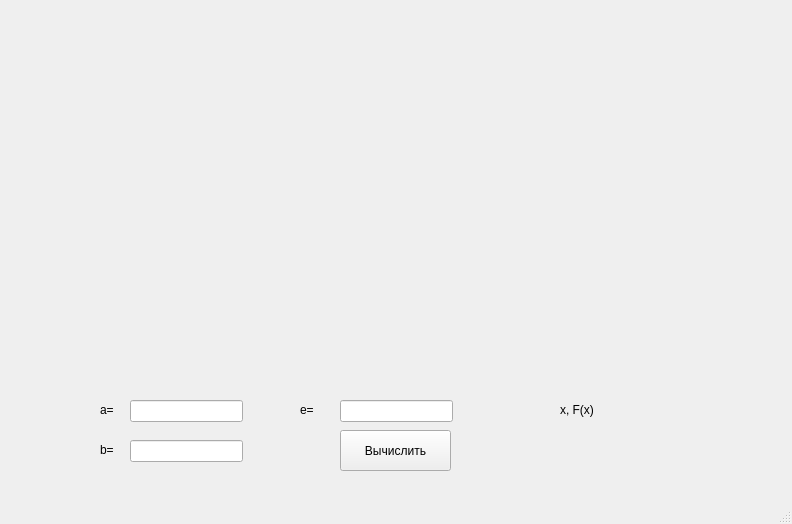
<?xml version="1.0" encoding="UTF-8"?>
<ui version="4.0">
 <class>MainWindow</class>
 <widget class="QMainWindow" name="MainWindow">
  <property name="geometry">
   <rect>
    <x>0</x>
    <y>0</y>
    <width>792</width>
    <height>524</height>
   </rect>
  </property>
  <property name="windowTitle">
   <string>MainWindow</string>
  </property>
  <widget class="QWidget" name="centralwidget">
   <widget class="QChartView" name="vchrt" native="true">
    <property name="geometry">
     <rect>
      <x>80</x>
      <y>20</y>
      <width>611</width>
      <height>371</height>
     </rect>
    </property>
   </widget>
   <widget class="QPushButton" name="pushButton">
    <property name="geometry">
     <rect>
      <x>340</x>
      <y>430</y>
      <width>111</width>
      <height>41</height>
     </rect>
    </property>
    <property name="text">
     <string>Вычислить</string>
    </property>
   </widget>
   <widget class="QLineEdit" name="lineEdit">
    <property name="geometry">
     <rect>
      <x>130</x>
      <y>400</y>
      <width>113</width>
      <height>22</height>
     </rect>
    </property>
   </widget>
   <widget class="QLabel" name="label_2">
    <property name="geometry">
     <rect>
      <x>300</x>
      <y>400</y>
      <width>21</width>
      <height>20</height>
     </rect>
    </property>
    <property name="text">
     <string>e=</string>
    </property>
   </widget>
   <widget class="QLineEdit" name="lineEdit_2">
    <property name="geometry">
     <rect>
      <x>130</x>
      <y>440</y>
      <width>113</width>
      <height>22</height>
     </rect>
    </property>
   </widget>
   <widget class="QLineEdit" name="lineEdit_3">
    <property name="geometry">
     <rect>
      <x>340</x>
      <y>400</y>
      <width>113</width>
      <height>22</height>
     </rect>
    </property>
   </widget>
   <widget class="QLabel" name="label_3">
    <property name="geometry">
     <rect>
      <x>530</x>
      <y>440</y>
      <width>191</width>
      <height>20</height>
     </rect>
    </property>
    <property name="text">
     <string/>
    </property>
   </widget>
   <widget class="QLabel" name="label_4">
    <property name="geometry">
     <rect>
      <x>100</x>
      <y>400</y>
      <width>21</width>
      <height>20</height>
     </rect>
    </property>
    <property name="text">
     <string>a=</string>
    </property>
   </widget>
   <widget class="QLabel" name="label_5">
    <property name="geometry">
     <rect>
      <x>100</x>
      <y>440</y>
      <width>21</width>
      <height>20</height>
     </rect>
    </property>
    <property name="text">
     <string>b=</string>
    </property>
   </widget>
   <widget class="QLabel" name="label_6">
    <property name="geometry">
     <rect>
      <x>560</x>
      <y>400</y>
      <width>41</width>
      <height>20</height>
     </rect>
    </property>
    <property name="text">
     <string>x, F(x)</string>
    </property>
   </widget>
  </widget>
  <widget class="QMenuBar" name="menubar">
   <property name="geometry">
    <rect>
     <x>0</x>
     <y>0</y>
     <width>792</width>
     <height>26</height>
    </rect>
   </property>
  </widget>
  <widget class="QStatusBar" name="statusbar"/>
 </widget>
 <customwidgets>
  <customwidget>
   <class>QChartView</class>
   <extends>QWidget</extends>
   <header>qchartview.h</header>
   <container>1</container>
  </customwidget>
 </customwidgets>
 <resources/>
 <connections/>
</ui>
